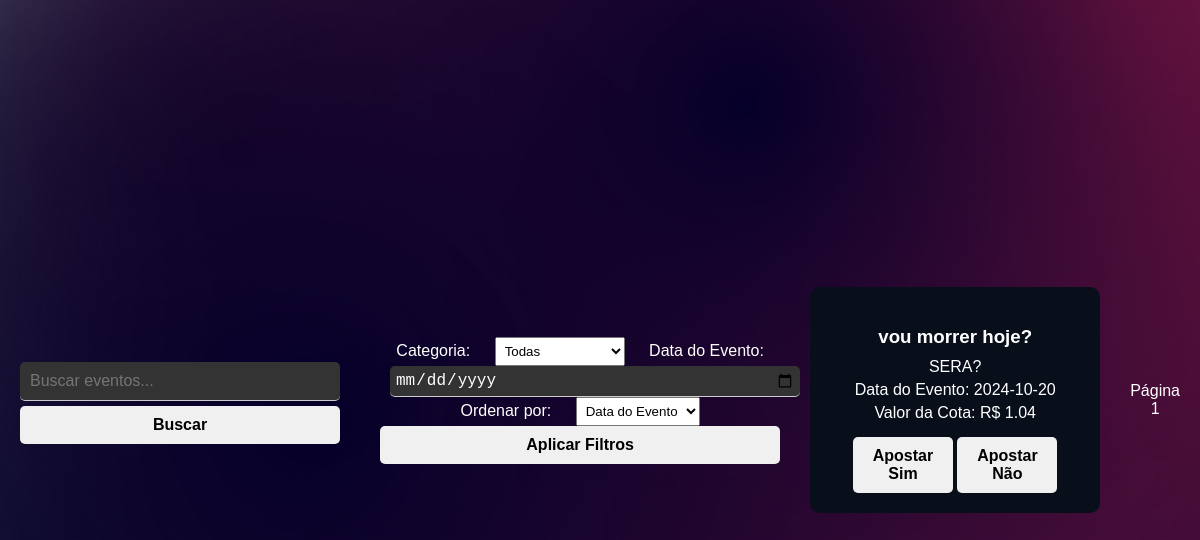
Before: /pesquisar_evento with the older database file.
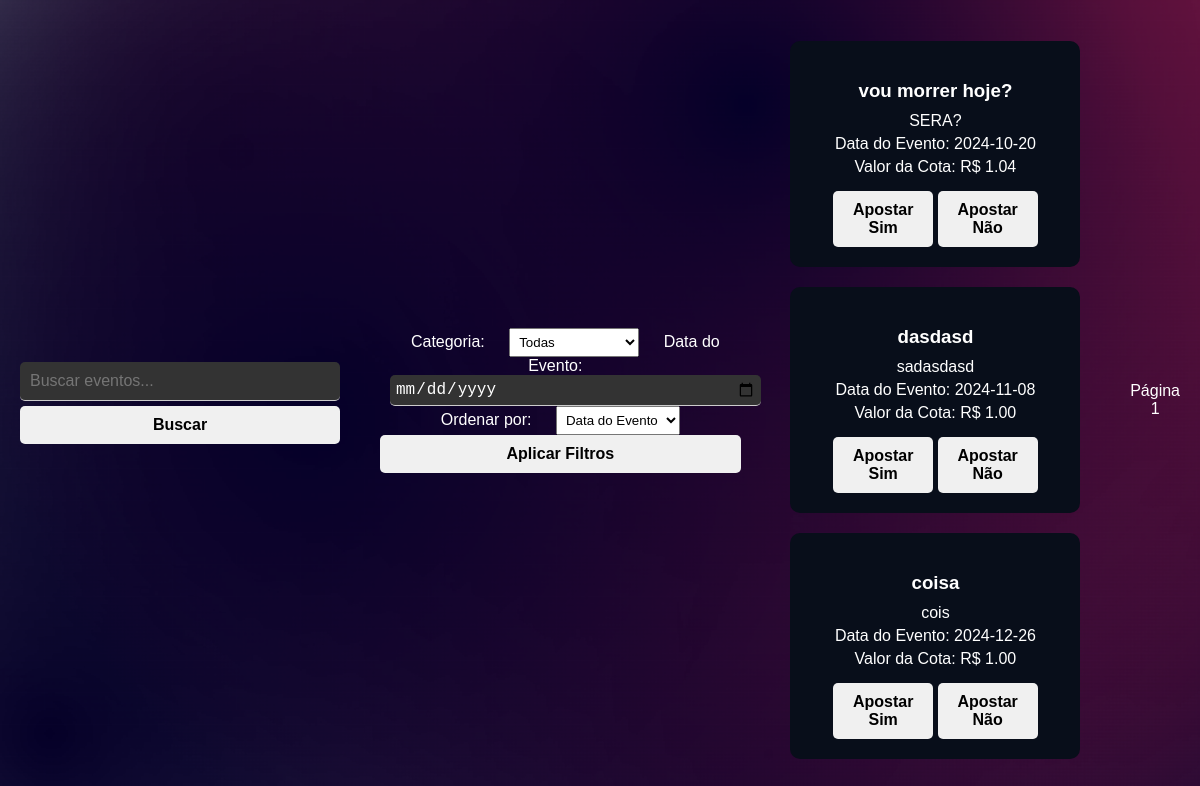
After: the same page with the newer database file.
### tables this page shows
CREATE TABLE eventos (
        id INTEGER PRIMARY KEY AUTOINCREMENT,
        titulo TEXT NOT NULL,
        descricao TEXT NOT NULL,
        valor_cota REAL NOT NULL CHECK (valor_cota >= 1.00),
        data_evento DATE NOT NULL,
        data_inicio_apostas DATE NOT NULL,
        data_fim_apostas DATE NOT NULL,
        status TEXT NOT NULL DEFAULT 'pendente',
        id_criador INTEGER NOT NULL,
        data_criacao TIMESTAMP DEFAULT CURRENT_TIMESTAMP, opcao_vencedora TEXT,
        FOREIGN KEY (id_criador) REFERENCES usuarios(id) ON DELETE CASCADE
    );

### app.py (the view)
@app.route('/pesquisar_evento', methods=['GET'])
def pesquisar_evento():
    query = request.args.get('query', '')
    categoria_id = request.args.get('categoria', '')
    data = request.args.get('data', '')
    ordenacao = request.args.get('ordenacao', '')
    page = int(request.args.get('page', 1))
    per_page = 10
    offset = (page - 1) * per_page
    conn = sqlite3.connect(database_path)
    cursor = conn.cursor()
    sql = '''
        SELECT DISTINCT eventos.*
        FROM eventos
        LEFT JOIN eventos_categorias ON eventos.id = eventos_categorias.id_evento
        WHERE eventos.status = 'aprovado'
    '''
    params = []
    if query:
        sql += ' AND (eventos.titulo LIKE ? OR eventos.descricao LIKE ?)'
        params.extend(['%' + query + '%', '%' + query + '%'])
    if categoria_id:
        sql += ' AND eventos_categorias.id_categoria = ?'
        params.append(categoria_id)
    if data:
        sql += ' AND eventos.data_evento = ?'
        params.append(data)
    if ordenacao:
        if ordenacao == 'popularidade':
            sql += ' ORDER BY (SELECT COUNT(*) FROM apostas WHERE apostas.id_evento = eventos.id) DESC'
        elif ordenacao == 'valor_cota':
            sql += ' ORDER BY eventos.valor_cota DESC'
        else:
            sql += ' ORDER BY eventos.data_evento ASC'
    else:
        sql += ' ORDER BY eventos.data_evento ASC'
    sql += ' LIMIT ? OFFSET ?'
    params.extend([per_page, offset])
    cursor.execute(sql, params)
    eventos = cursor.fetchall()
    cursor.execute('SELECT * FROM categorias_eventos')
    categorias = cursor.fetchall()
    conn.close()
    return render_template('pesquisar_evento.html', eventos=eventos, query=query, categorias=categorias,
                           categoria_id=categoria_id, data=data, ordenacao=ordenacao, page=page, per_page=per_page)

### templates/pesquisar_evento.html (shortened to what this page needs)
<!DOCTYPE html>
<html lang="pt-BR">
<head>
    <link rel="stylesheet" href="{{ url_for('static', filename='css/styles.css') }}">
</head>
<body>
    <div class="search-container">
        <form action="{{ url_for('pesquisar_evento') }}" method="GET">
            <input type="text" name="query" placeholder="Buscar eventos..." value="{{ query }}">
            <button type="submit">Buscar</button>
        </form>
    </div>
    <div class="filters-container">
        <form action="{{ url_for('pesquisar_evento') }}" method="GET">
            <label for="categoria">Categoria:</label>
            <select name="categoria" id="categoria">
                <option value="">Todas</option>
            </select>
            <label for="data">Data do Evento:</label>
            <input type="date" name="data" id="data" value="{{ data }}">
            <label for="ordenacao">Ordenar por:</label>
            <select name="ordenacao" id="ordenacao">
                <option value="data" {% if ordenacao == 'data' or ordenacao == '' %}selected{% endif %}>Data do Evento</option>
            </select>
            <button type="submit">Aplicar Filtros</button>
        </form>
    </div>
    <div class="eventos-container">
        {% if eventos %}
            {% for evento in eventos %}
                <div class="evento-card">
                    <h3>{{ evento[1] }}</h3>
                    <p>{{ evento[2] }}</p>
                    <p>Data do Evento: {{ evento[4] }}</p>
                    <p>Valor da Cota: R$ {{ '{:.2f}'.format(evento[3]) }}</p>
                    <button disabled>Apostar Sim</button>
                    <button disabled>Apostar Não</button>
                </div>
            {% endfor %}
        {% else %}
            <p>Nenhum evento encontrado.</p>
        {% endif %}
    </div>
    <div class="pagination">
        <span>Página {{ page }}</span>
    </div>
</body>
</html>

Changed rows visible on the page:
added eventos: titulo "dasdasd", descricao "sadasdasd", data_evento "2024-11-08", valor_cota "1.00"
added eventos: titulo "coisa", descricao "cois", data_evento "2024-12-26", valor_cota "1.00"
